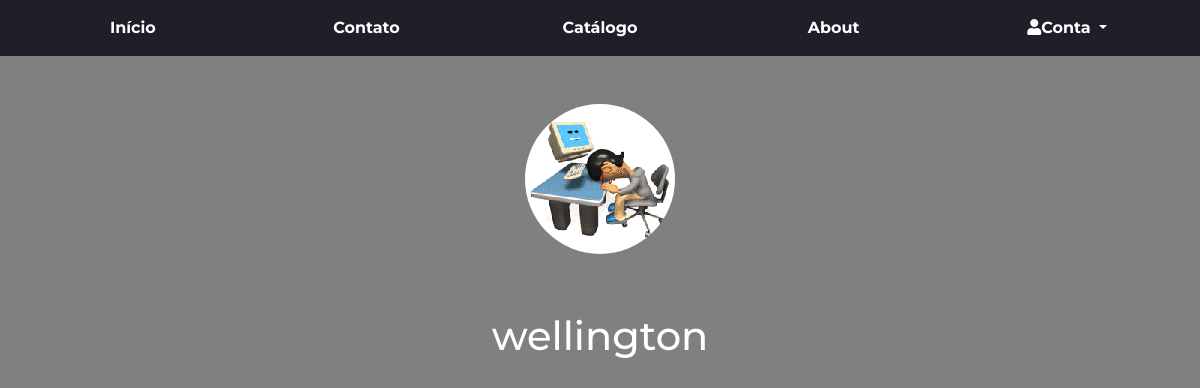
The app's page /public/?page=usuario_foto (signed in) with its own data.
### tables this page shows
CREATE TABLE `usuario` (
  `id_user` int(11) NOT NULL,
  `nome` varchar(255) NOT NULL,
  `senha` varchar(255) NOT NULL,
  `nivel_autoridade` tinyint(1) NOT NULL,
  `img` varchar(255) DEFAULT NULL
);

### public/pages/usuario_foto.php (the view)
<?php
if(isset($_SESSION['login'])){
$id = $_SESSION['id'];
$con = mysqli_query($cx,"SELECT * FROM usuario WHERE usuario.id_user = $id");
while($user = mysqli_fetch_array($con)):
?>
<div style="background:gray;" class=" cont text-center ">
   <?php if($user['img'] != ''){
?>
     <img class="rounded-circle my-5" src="assets/img/usuario/<?php echo $user['img'];   ?>" >
   <?php   } else{   ?>  <i style="color: #62377e; background: #fff; border-radius:100%; border: solid #fff 4px" class=" my-5 fas fa-user-circle fa-10x" aria-hidden></i><?php } ?>
  <h1 name"no" class=""><?php echo $user['nome']; ?></h1>
</div>
<?php endwhile; } else{
       header("Location: http://localhost:8081/Tcc/public/?page=home");
       die();
}?>

### public/assets/css/site/estilo.css (style rules this page uses)
:root { --cor-fundo: rgba(70, 12, 94, 0.5); --cor-white: #ffffff; --cor-base: #0e0033; --cor-secundaria: #6749b8b9; }
* { transition: all .3s ease-in-out; margin: 0px; padding: 0px; }
html, body { height: 100%; width: 100%; margin: 0; }
head, body { overflow-x: hidden; margin: 0px; padding: 0px; }
.cont { height: 100vh; width: 100vw; background: #14171a; color:white; justify-content: center; align-items: center; }
.cont > h1 { text-align: center; position: relative; margin:10px auto; }

### records on screen
usuario: img (picture), nome "wellington"
